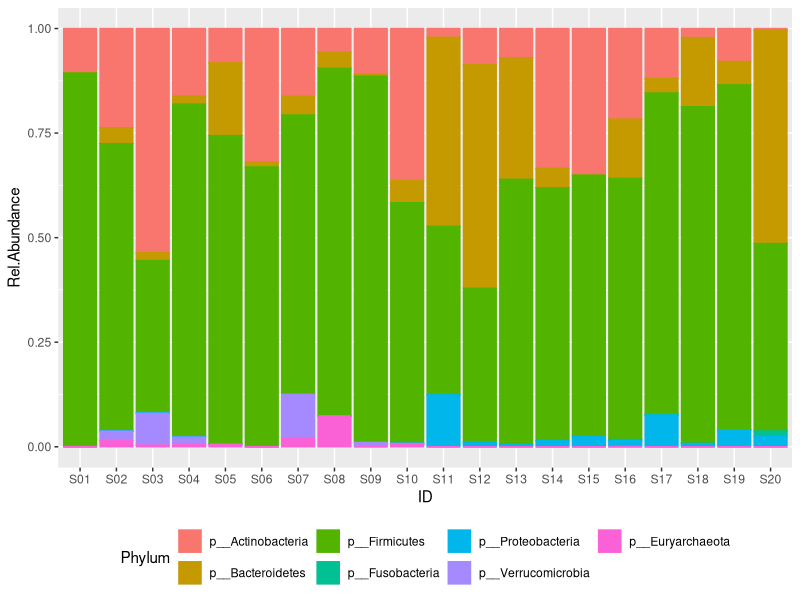
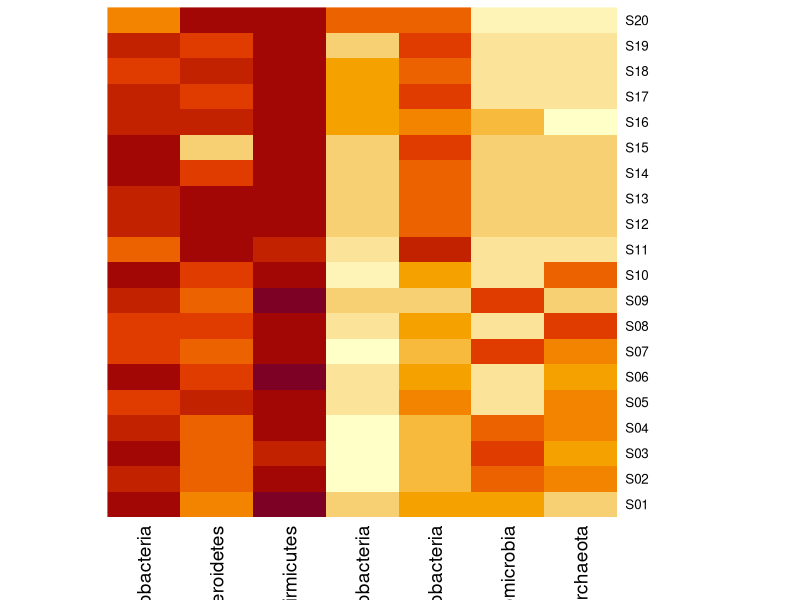
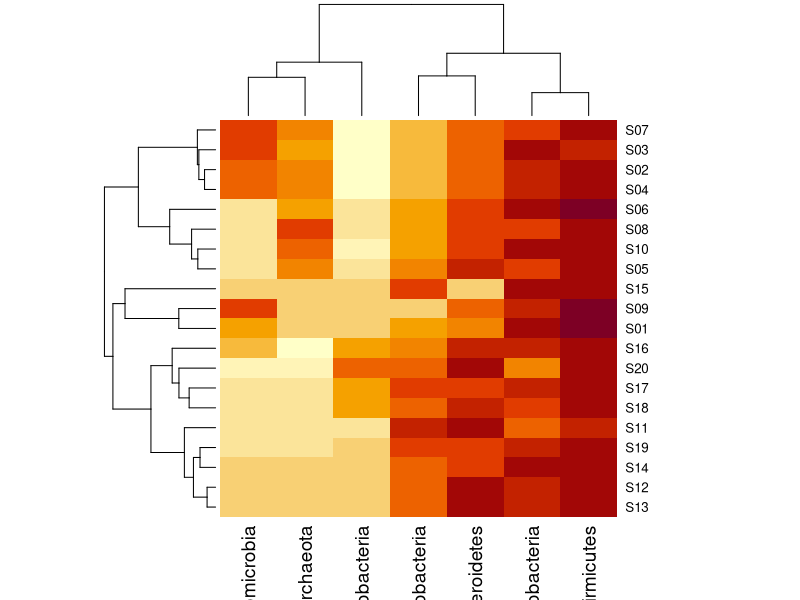
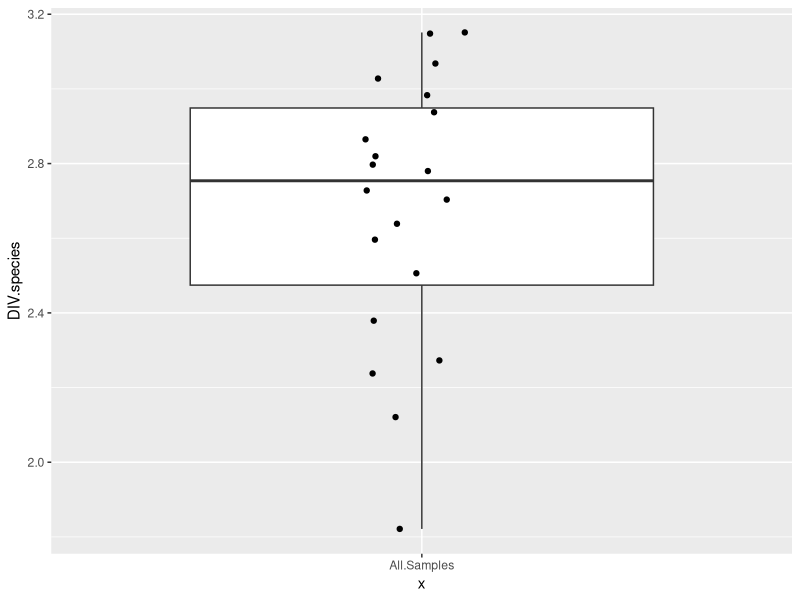
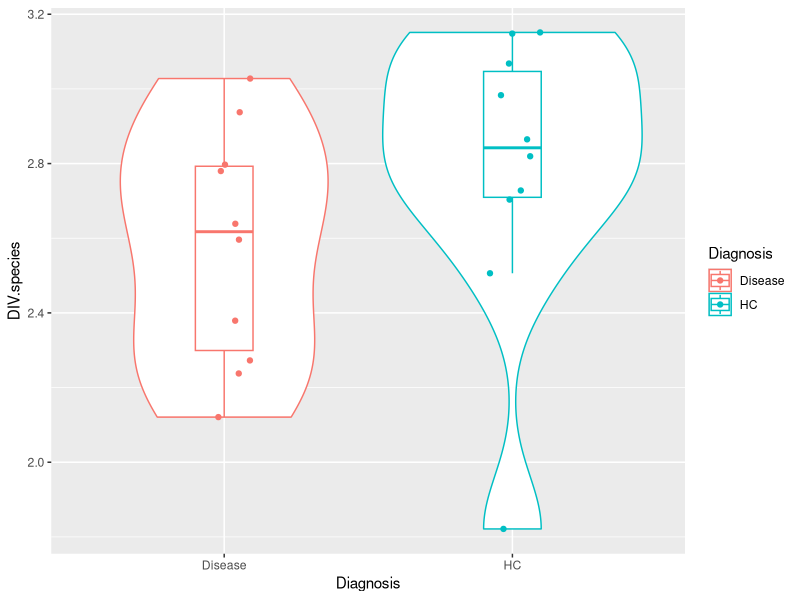
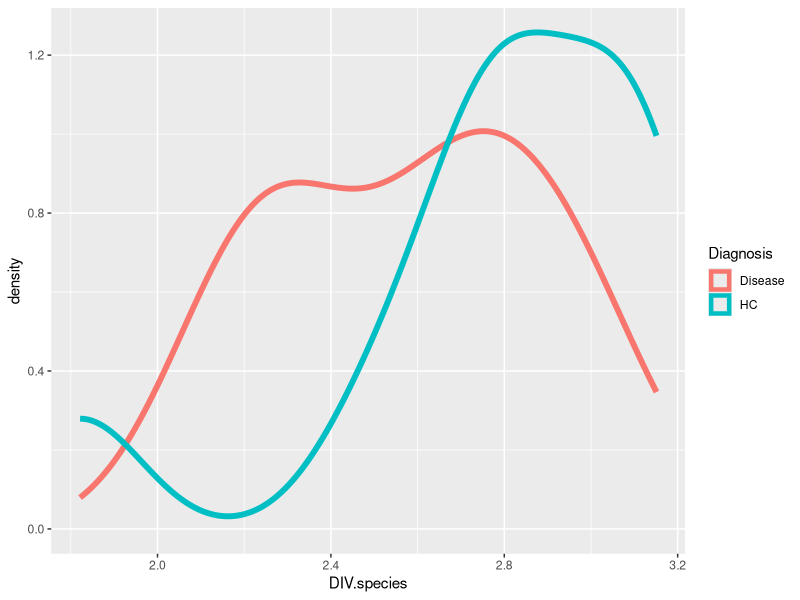
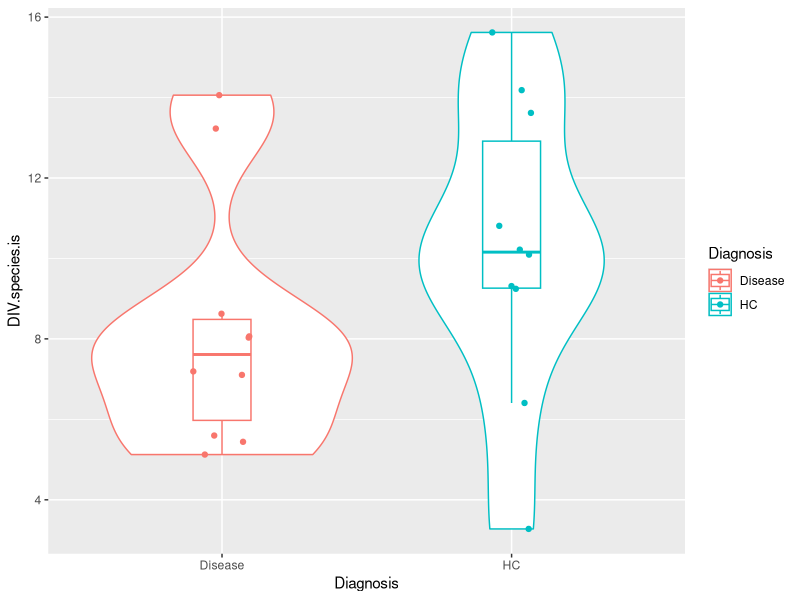
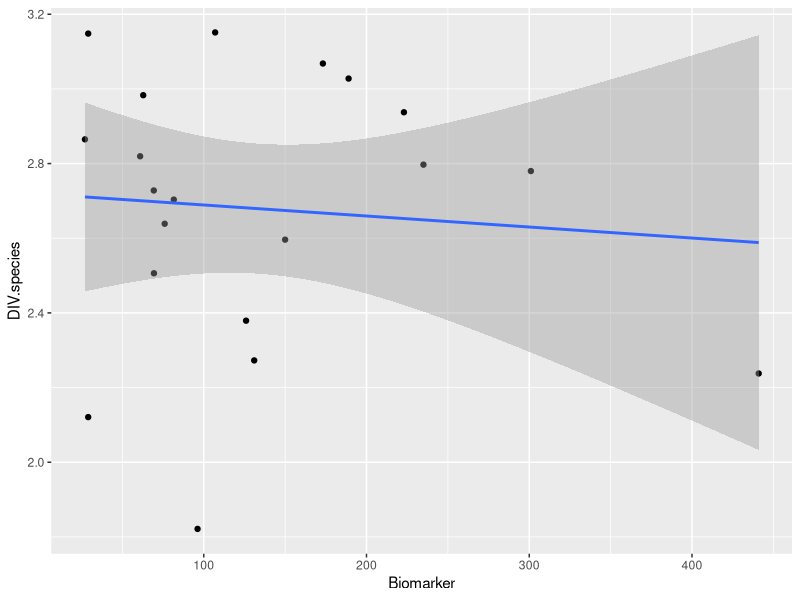

Write the R code that produced these figures, in order.
# ===============================================================================
# ===============================================================================
# R. Gacesa, UMCG (2021)
#
# Microbiome data analysis student workshop
# ===============================================================================
# ===============================================================================

# ======================================================
# ======================================================
# ======================================================
#
# MICROBIOME WORKSHOP, parts 3 & 4:
#  PART III:
#  > examination of multiple microbiome samples
#  > calculation of Beta diversity (between-microbiome distance)
#  
#  PART IV:
#  > case-control analysis of microbiome taxa between healthy and disease
#  
# ======================================================
# ======================================================
# ======================================================

setwd('D:/UMCG/2022_microbiome_data_lecture/')

# load libraries
# ===========================
library(vegan)
library(ggplot2)
library(tidyr)
library(ellipse)

# =====================================================================================================================
# =====================================================================================================================
# PART 3: exploratory data analysis, multiple samples
# =====================================================================================================================
# =====================================================================================================================
# load microbiome data: 
inMB <- read.table('p2_microbiomes_data.csv',sep=',',header=T,stringsAsFactors = F)
# load metadata: 
inMeta <- read.table('p2_microbiomes_meta.csv',sep=',',header=T,stringsAsFactors = F)
# merge microbiome with metadata
inDFm <- merge(inMB,inMeta,by="ID")

# examine data
inMB[1:5,1:5]
head(inMeta)

# i) plot samples, phylum-level
inDFm2 <- inDFm
rownames(inDFm2) <- inDFm2$ID
inDFm2 <- inDFm2[,-grep('c__',colnames(inDFm2))]
inDFm2 <- inDFm2[,grep('p__',colnames(inDFm2))]
inDFm2 <- inDFm2[,colSums(inDFm2) != 0,]
inDFm2$ID <- row.names(inDFm2)
#   > shorten names of phyla for prettier plot
#     > iterate over phyla columns, shorten each
for (rn in grep('p__',colnames(inDFm2))) { colnames(inDFm2)[rn] <- strsplit(colnames(inDFm2)[rn],split = '\\.')[[1]][2] }

#  > data has to be in long format (each sample + phylum combination in separate row) for ggplot
inDFm2long <- gather(inDFm2, Phylum, Rel.Abundance,p__Actinobacteria:p__Euryarchaeota, factor_key=TRUE)
#   > examine long data
head(inDFm2long)
#   > plot phylum-level composition per sample
ggplot(inDFm2long,aes(x=ID,y=Rel.Abundance,col=Phylum,fill=Phylum)) + geom_col() + theme(legend.position = "bottom")

# plot variant 2: heatmap of phyla VS samples
inDFm3 <- inDFm2
inDFm3$ID <- NULL
# plain heatmap
heatmap(log(as.matrix(inDFm3)+0.00001),Rowv = NA, Colv = NA)
# with hierarchial clustering of taxa and samples
heatmap(log(as.matrix(inDFm3)+0.00001))

# ii) Diversity:
# ============================

# a) plot shannon diversity of species for each sample
colsSpecies <- grep('s__',colnames(inDFm))
inDFm$DIV.species <- vegan::diversity(inDFm[,colsSpecies],index = "shannon")
ggplot(inDFm, aes(y=DIV.species,x="All.Samples")) + geom_boxplot(outlier.alpha = F) + geom_jitter(width = 0.1,height = 0)

# b) plot it split by healthy / disease
table(inDFm$Diagnosis)
ggplot(inDFm, aes(y=DIV.species,x=Diagnosis,col=Diagnosis)) + geom_violin() + geom_boxplot(width=0.2,outlier.alpha = F) + geom_jitter(width = 0.1,height = 0)

# c) is this difference statistically significant?
wilcox.test(inDFm$DIV.species[inDFm$Diagnosis=="Disease"],inDFm$DIV.species[inDFm$Diagnosis=="HC"])

# d) how do distributions look, are there any outliers / suspicious samples?
ggplot(inDFm, aes(x=DIV.species,col=Diagnosis)) + geom_density(size=2)

# e) what happens if we examine different diversity metric (inverse simpson)
# - why?
inDFm$DIV.species.is <- vegan::diversity(inDFm[,colsSpecies],index = "invsimpson")
ggplot(inDFm, aes(y=DIV.species.is,x=Diagnosis,col=Diagnosis)) + geom_violin() + geom_boxplot(width=0.2,outlier.alpha = F) + geom_jitter(width = 0.1,height = 0)
wilcox.test(inDFm$DIV.species.is[inDFm$Diagnosis=="Disease"],inDFm$DIV.species.is[inDFm$Diagnosis=="HC"])

# what about other metadata?
# > biomarker
ggplot(inDFm, aes(y=DIV.species,x=Biomarker)) + geom_point() + geom_smooth(method = "lm")
# > is it linked to disease?
ggplot(inDFm, aes(y=Biomarker,x=Diagnosis,col=Diagnosis)) + geom_violin() + geom_boxplot(width=0.2,outlier.alpha = F) + geom_jitter(width = 0.1,height = 0)
wilcox.test(inDFm$Biomarker[inDFm$Diagnosis=="Disease"],inDFm$Biomarker[inDFm$Diagnosis=="HC"])
# > BMI
ggplot(inDFm, aes(y=DIV.species,x=BMI)) + geom_point() + geom_smooth(method = "lm")
ggplot(inDFm, aes(y=DIV.species,x=BMI,col=Diagnosis)) + geom_point() + geom_smooth(method = "lm")
# > AGE
ggplot(inDFm, aes(y=DIV.species,x=Age)) + geom_point() + geom_smooth(method = "lm")
ggplot(inDFm, aes(y=DIV.species,x=Age,col=Diagnosis)) + geom_point() + geom_smooth(method = "lm")

# iii) Beta diversity
# ============================

# 0) calculate B/C dissimilarity between first two samples
rownames(inDFm) <- inDFm$ID
colsSpecies <- grep('s__',colnames(inDFm))
bc12 <- vegan::vegdist(inDFm[1:2,colsSpecies],method = "bray")
print(bc12)

# a) calculate distance matrix of Bray-Curtis dissimilarity between samples on species level
# ======================================================
rownames(inDFm) <- inDFm$ID
colsSpecies <- grep('s__',colnames(inDFm))
bcSpec <- vegan::vegdist(inDFm[,colsSpecies],method = "bray")
# how does it look?
as.matrix(bcSpec)[1:5,1:5]
# b) perform PCoA on it
pcoaMat <- cmdscale(bcSpec, eig = T, k=3)
variance <- head(eigenvals(pcoaMat)/sum(eigenvals(pcoaMat)))
var_pc1 <- as.integer(variance[1]*100)
var_pc2 <- as.integer(variance[2]*100)
var_pc3 <- as.integer(variance[3]*100)
# c) convert to dataframe for happiness and plotting
pcoaDF <- as.data.frame(pcoaMat$points)
# d) annotate dataframe
colnames(pcoaDF) <- c("PC1","PC2","PC3")
#    merge with metadata
pcoaDF <- merge(pcoaDF,inDFm,by='row.names')    

# e) plot first two principal coordinates
# ======================================================
centroids <- aggregate(cbind(PC1,PC2) ~ Diagnosis,pcoaDF,mean)

ggplot(pcoaDF,aes(x=PC1,y=PC2,col=Diagnosis)) + 
        geom_point(size=2) +
        theme_classic() + 
        geom_point(data=centroids,shape=4,stroke=3.5,size=6,aes(x=centroids$PC1,y=centroids$PC2),alpha=1) + 
        xlab(paste0('PC 1,',' (',var_pc1,'% variance)')) + 
        ylab(paste0('PC 2,',' (',var_pc2,'% variance)')) + 
        stat_ellipse()
  

# f) plot 2nd and 3rd principal coordinates
# ======================================================
centroids <- aggregate(cbind(PC2,PC3) ~ Diagnosis,pcoaDF,mean)
ggplot(pcoaDF,aes(x=PC2,y=PC3,col=Diagnosis)) + 
  geom_point(size=2) +
  theme_classic() + 
  geom_point(data=centroids,shape=4,stroke=3.5,size=6,aes(x=centroids$PC2,y=centroids$PC3),alpha=1) + 
  xlab(paste0('PC 2,',' (',var_pc2,'% variance)')) + 
  ylab(paste0('PC 3,',' (',var_pc3,'% variance)')) + 
  stat_ellipse()


# iv) quantifying the variance explained by disease variable
# (Permutational Multivariate Analysis of Variance Using Distance Matrices)
# ======================================================
adonis(bcSpec ~ inDFm$Diagnosis,permutations = 1000)

# v) advanced/optional: biplot: quantification of factors shaping PCoA plots
# ===================================================================
# a) select species and calculate bray-curtis distance matrix
rownames(inDFm) <- inDFm$ID
colsSpecies <- grep('s__',colnames(inDFm))
bcSpec <- vegan::vegdist(inDFm[,colsSpecies],method = "bray")
# b) perform PCoA on it
pcoaMat <- cmdscale(bcSpec, eig = T, k=3)
var_pc1 <- as.integer(variance[1]*100)
var_pc2 <- as.integer(variance[2]*100)
var_pc3 <- as.integer(variance[3]*100)
# c) convert to dataframe for happiness and plotting
pcoaDF <- as.data.frame(pcoaMat$points)
# d) annotate dataframe
colnames(pcoaDF) <- c("PC1","PC2","PC3")
#    merge with metadata
pcoaDF <- merge(pcoaDF,inDFm,by='row.names')
#    calculate centers of groups
centroids <- aggregate(cbind(PC1,PC2) ~ Diagnosis,pcoaDF,mean)

# e) calculate biplot weights
sp <- inDFm[,grep('s__',colnames(inDFm))]
colnames(sp)=sapply(strsplit(colnames(sp), ".", fixed=TRUE), tail, 1)
colnames(sp)=gsub(".*s__","",colnames(sp))
pcoaMat2 <- cmdscale(bcSpec)
en=envfit(pcoaMat2,inDFm[,c("Age","Diagnosis","Biomarker","BMI")], na.rm=T, permutations=10000)

en_coord_cont = as.data.frame(scores(en, "vectors")) * ordiArrowMul(en)
en_coord_factors = as.data.frame(scores(en, display = "factors"))
en_coords_merged <- rbind.data.frame(en_coord_cont,en_coord_factors[rownames(en_coord_factors) %in% c("GenderM","DiagnosisDisease"),])
coord = en_coord_cont/2

# f) plot results
ggplot(pcoaDF,aes(x=PC1,y=PC2,col=Diagnosis)) +
  geom_point(size=2) +
  theme_classic() +
  geom_point(data=centroids,shape=4,stroke=3.5,size=6,aes(x=centroids$PC1,y=centroids$PC2),alpha=1) +
  xlab(paste0('PC 1,',' (',var_pc1,'% variance)')) +
  ylab(paste0('PC 2,',' (',var_pc2,'% variance)')) +
  geom_segment(data=en_coords_merged, aes(x = 0, y = 0, xend = Dim1, yend = Dim2), size =1, colour = "firebrick",arrow = arrow()) +
  geom_text(data = en_coords_merged, aes(x = Dim1, y = Dim2-0.05), colour = "firebrick", fontface = "bold", label = row.names(en_coords_merged)) + 
  theme(legend.position = "bottom")

# ==============================================================
# ==============================================================
# Part IV) compare microbiome taxa between healthy and disease
# ==============================================================
# ==============================================================
inDFm2 <- inDFm
# find all taxa (for comparison of healthy vs disease)
taxaC <- grep('^k__',colnames(inDFm))
# define dataframe for results
res <- NULL
# shorten names for convenience
for (taxC in taxaC) {
  taxName <- colnames(inDFm2)[taxC]
  taxNameS <- strsplit(colnames(inDFm2)[taxC],split = '\\.')[[1]]
  taxShortName = taxNameS[length(taxNameS)]
  colnames(inDFm2)[taxC] <- taxShortName
}
# test features one by one
for (taxC in taxaC) {
  # select column for test
  taxName <- colnames(inDFm2)[taxC]
  # do non-parametric test of healthy samples vs disease samples
  oneTest <- wilcox.test(inDFm2[[taxC]][inDFm2$Diagnosis=="HC"],
                         inDFm2[[taxC]][inDFm2$Diagnosis=="Disease"])
  # parse test results and add them to dataframe
  res <- rbind.data.frame(res,data.frame(taxon=taxName, # name of taxon
                                         abHC=mean(inDFm2[[taxC]][inDFm2$Diagnosis=="HC"]), # mean of healthy samples
                                         abD=mean(inDFm2[[taxC]][inDFm2$Diagnosis=="Disease"]), # mean of disease samples
                                         pV=oneTest$p.value)) # test p-value
}
# order results by p-value
res <- res[order(res$pV),]
# remove rows that include NAs - these appear when for 0 vs 0 comparisons
res <- res[complete.cases(res),]
# do multiple testing correction for p-values
res$FDR <- p.adjust(res$pV)
# show results wiht false discovery rate < 20%
res[res$FDR < 0.2,]

# plot example:
#  > raw
ggplot(inDFm2,aes(y=g__Escherichia,
                 x=Diagnosis,col=Diagnosis)) + geom_violin() + geom_boxplot(width=0.2,outlier.alpha = F) + geom_jitter(width = 0.1,height = 0)

# > log-transformed relative abundances: note we add arbitrary small number* to abundances to not lose 0s due to log transform
# *: 1*10^-6 is approximately our detection threshold for relative abundance so it is ~equal to 0 in our data
ggplot(inDFm2,aes(y=log(g__Escherichia+0.000001),
                  x=Diagnosis,col=Diagnosis)) + geom_violin() + geom_boxplot(width=0.2,outlier.alpha = F) + geom_jitter(width = 0.1,height = 0)
